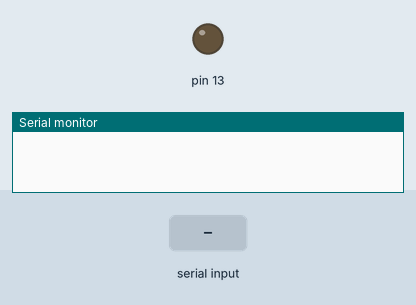
Bench run of a sketch on a simulated Arduino Uno, built with avr-gcc and run on an emulated ATmega328P. On the bench: output pins drawn as LEDs (lit = HIGH), the last lines printed to the serial monitor. The inputs (shaded band) are chosen by the test bench.

Above: at 1.2 s.
1.3 s: "1" received over Serial
At 1.7 s:
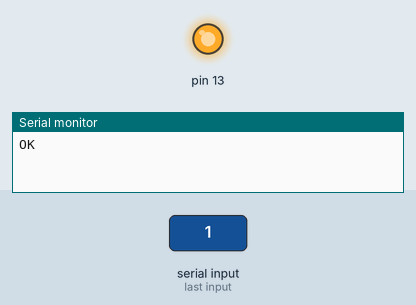
2.8 s: "0" received over Serial
At 4.1 s:
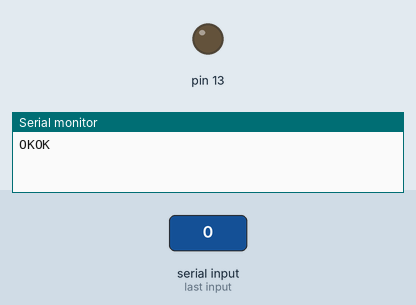
Timing chart, 0 to 5.8 s (numbered marks = the images above; inputs shaded):
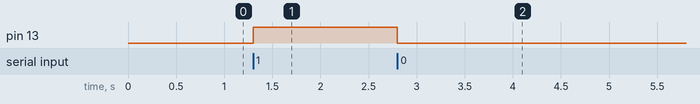

Measured:
- after the input at 1.3 s, pin 13: LOW → HIGH at once
- after the input at 2.8 s, pin 13: HIGH → LOW at once

The sketch:

helou.ino
```cpp
void setup() {
  Serial.begin(9600);
  pinMode(13, OUTPUT);
}

void loop() {

  if(Serial.available()){
    char a = (char) Serial.read();
    if(a == '1'){
        Serial.write("OK");
        digitalWrite(13, HIGH);
      }
    else{
        Serial.write("OK");
        digitalWrite(13, LOW);
      }
    }

}
```
